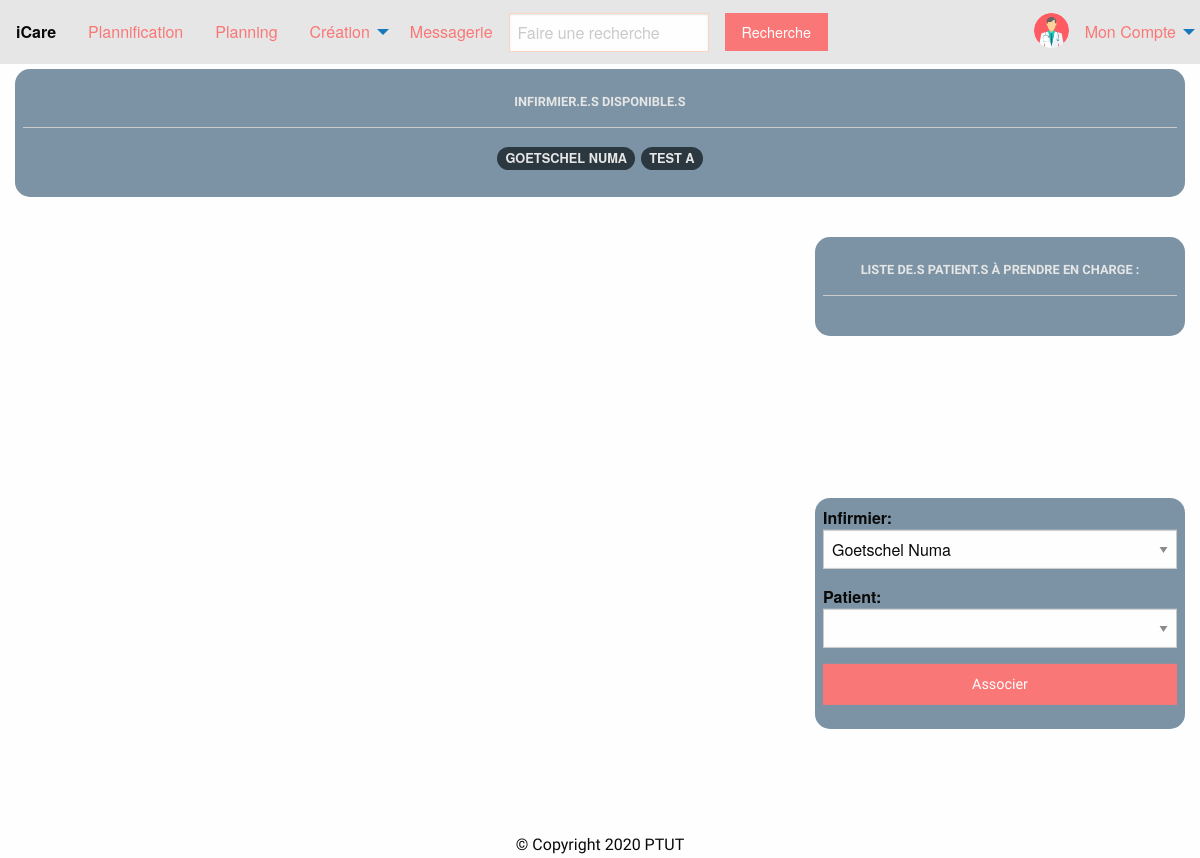
The app's page /plannification.php, older data.
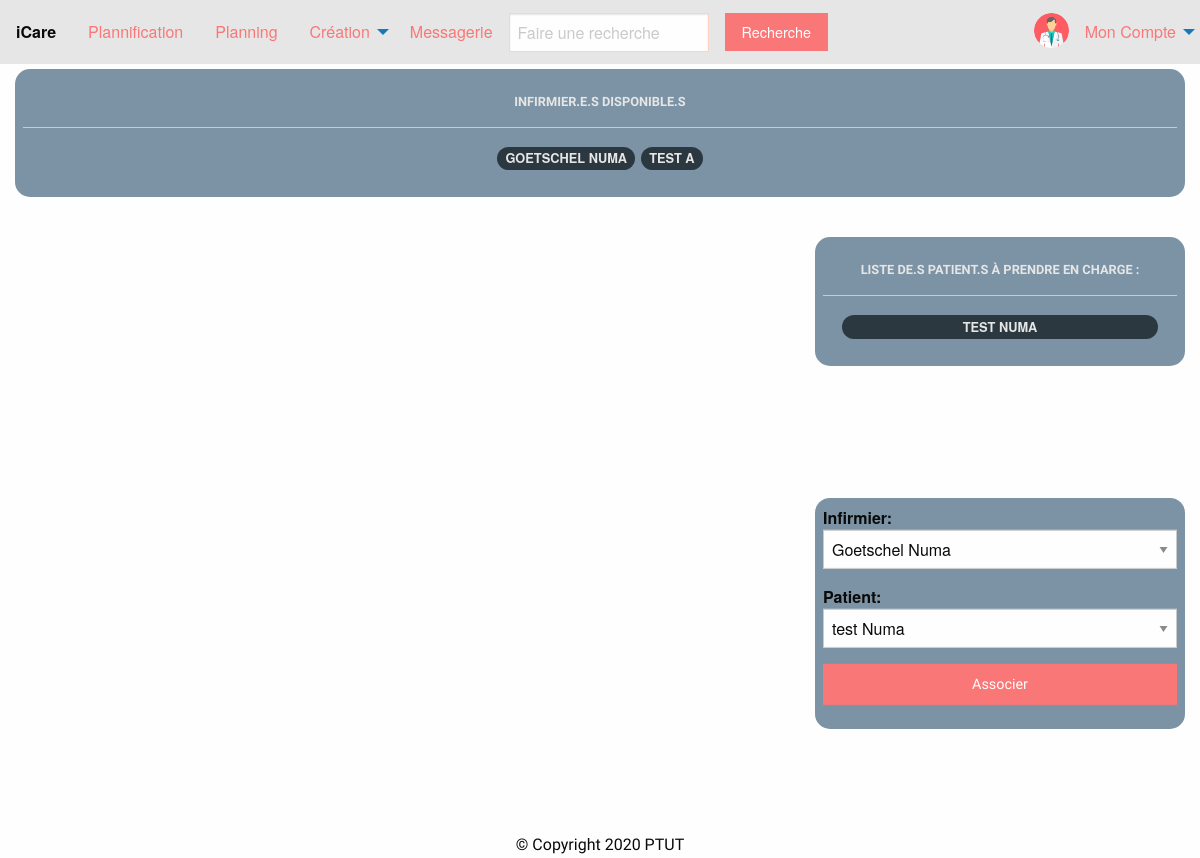
The same page, newer data.
### tables this page shows
CREATE TABLE IF NOT EXISTS `infirmier` (
  `idInfirmier` int(11) NOT NULL AUTO_INCREMENT,
  `nom` varchar(25) NOT NULL,
  `prenom` varchar(25) NOT NULL,
  `email` text NOT NULL,
  `dateNaissance` date NOT NULL,
  `adresse` text NOT NULL,
  `codePostal` int(11) NOT NULL,
  `ville` varchar(50) NOT NULL,
  `telephone` bigint(20) NOT NULL,
  `commentaire` text NOT NULL,
  PRIMARY KEY (`idInfirmier`)
);

CREATE TABLE IF NOT EXISTS `patient` (
  `idPatient` int(11) NOT NULL AUTO_INCREMENT,
  `nom` varchar(25) NOT NULL,
  `prenom` varchar(25) NOT NULL,
  `email` text NOT NULL,
  `dateNaissance` date NOT NULL,
  `adresse` text NOT NULL,
  `codePostal` int(11) NOT NULL,
  `ville` varchar(50) NOT NULL,
  `telephone` bigint(20) NOT NULL,
  `commentaire` text NOT NULL,
  `taille` int(11) NOT NULL,
  `poids` int(11) NOT NULL,
  `typeHabitation` varchar(20) DEFAULT NULL,
  PRIMARY KEY (`idPatient`)
);

### plannification.php (the view, shortened to what the changed rows need)
<?php
$bdd = new PDO('mysql:host=localhost;dbname=icare','root','');
$bdd->setAttribute(PDO::ATTR_ERRMODE, PDO::ERRMODE_EXCEPTION);
?>
<!DOCTYPE html>
<head>
    <link href="css/app.css" rel="stylesheet">
    <link href="css/style.css" rel="stylesheet">
    <link href="css/font-awesome.min.css" rel="stylesheet">
    <link rel="stylesheet" href="https://use.fontawesome.com/releases/v5.7.2/css/all.css">
</head>
<body>
    <main>
        <div class="grid-container">
            <div class="grid-y grid-margin-y">
                <div class="cell small-4">
                    <div class="cell">
                        <section class="tag-cloud-section">
                            <section class="tag-cloud">
                                <?php
                                $rechercheInfirmier=$bdd->prepare("SELECT nom,prenom from infirmier");
                                $rechercheInfirmier->execute();
                                $nbInfirmier = $rechercheInfirmier->rowCount();
                                for ($i = 1; $i <= $nbInfirmier; $i++)
                                {
                                  $listeInf = $rechercheInfirmier->fetch();
                                  echo "<a class='tag-cloud-individual-tag' onclick='afficheItineraire()''>",$listeInf['nom']," ",$listeInf['prenom'],"</a>";
                                }
                                ?>
                            </section>
                        </section>
                    </div>
                </div>
                <div class="cell" style="height: 600px;">
                    <div class="grid-x grid-margin-x" style="height: inherit;">
                        <div class="cell small-4">
                            <div class="grid-y grid-margin-y">
                                <div class="cell auto">
                                    <section class="cell tag-cloud-section">
                                        <section class="tag-cloud menu vertical">
                                            <?php
                                            $recherchePatient=$bdd->prepare("SELECT nom,prenom from patient");
                                            $recherchePatient->execute();
                                            $nbPatient = $recherchePatient->rowCount();
                                            for ($i = 1; $i <= $nbPatient; $i++)
                                            {
                                              $listePat = $recherchePatient->fetch();
                                              echo "<a class='tag-cloud-individual-tag'
                                                onclick='positionnerMarqueur()'>",$listePat['nom']," ",$listePat['prenom'],"</a>";
                                            }
                                            ?>
                                        </section>
                                    </section>
                                </div>
                                <div class="cell auto">
                                    <section class="cell tag-cloud-section" style="transform: translateY(100%);">
                                        <strong>Infirmier: </strong>
                                        <select id="infirmier" onchange="#">
                                            <?php
                                            $rechercheInfirmier=$bdd->prepare("SELECT nom,prenom from infirmier");
                                            $rechercheInfirmier->execute();
                                            $nbInfirmier = $rechercheInfirmier->rowCount();
                                            for ($i = 1; $i <= $nbInfirmier; $i++)
                                            {
                                              $listeInf = $rechercheInfirmier->fetch();
                                              echo "<option value='#'>",$listeInf['nom']," ",$listeInf['prenom'],"</option>";
                                            }
                                            ?>
                                        </select>
                                        <strong>Patient: </strong>
                                        <select id="patient">
                                            <?php
                                            $recherchePatient=$bdd->prepare("SELECT nom,prenom from patient");
                                            $recherchePatient->execute();
                                            $nbPatient = $recherchePatient->rowCount();
                                            for ($i = 1; $i <= $nbPatient; $i++)
                                            {
                                              $listePat = $recherchePatient->fetch();
                                              echo "<option value='#'>",$listePat['nom']," ",$listePat['prenom'],"</option>";
                                            }
                                            ?>
                                        </select>
                                        <p><a class="button expanded" href="#">Associer</a></p>
                                    </section>
                                </div>
                            </div>
                        </div>
                    </div>
                </div>
            </div>
        </div>
    </main>
</body>

Row changes from the older to the newer data that the page shows:
added patient: nom "TEST", prenom "NUMA"
Text that changed along with them:
form field value: (not shown) → "test Numa"
